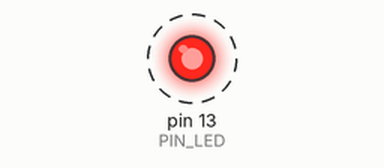
The sketch below on a simulated Arduino Uno, built with avr-gcc and run on an emulated ATmega328P. On the bench: output pins drawn as LEDs (lit = HIGH). Dashed ring = blinking.

Above: at 0.5 s.
Timing chart, 0 to 4.6 s (numbered marks = the images above):
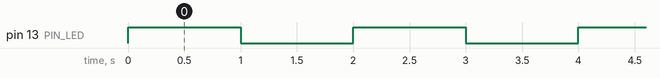

Measured:
- by itself, pin 13 (PIN_LED): alternates HIGH for 1.0 s and LOW for 1.0 s

The sketch:

blink_test.ino
```cpp
/**
 * blink_test.ino
 * Modul 02: Uji Coba Pertama Mengedipkan LED Built-in Pin 13
 *
 * Hardware:
 * - Arduino Uno R3
 * - LED Built-in (sudah terpasang di board pada pin D13 via op-amp)
 *
 * Alur Kerja:
 * Menguji apakah komputer berhasil mengenali port serial dan mengunggah binary program
 * ke chip ATmega328P. LED akan menyala selama 1 detik dan padam selama 1 detik berulang kali.
 */

#include <Arduino.h>

// Pin 13 terhubung ke indikator LED internal bertanda 'L' pada board Uno R3
const uint8_t PIN_LED = 13;

void setup() {
    // Konfigurasi pin D13 sebagai OUTPUT agar dapat menyuplai tegangan 5V
    pinMode(PIN_LED, OUTPUT);
}

void loop() {
    // Beri tegangan 5V ke anoda LED (LED menyala)
    digitalWrite(PIN_LED, HIGH);

    // Tahan eksekusi CPU selama 1000 milidetik (1 detik)
    delay(1000);

    // Turunkan tegangan ke 0V / GND (LED padam)
    digitalWrite(PIN_LED, LOW);

    // Tahan kembali selama 1 detik sebelum siklus loop() dimulai ulang
    delay(1000);
}
```
